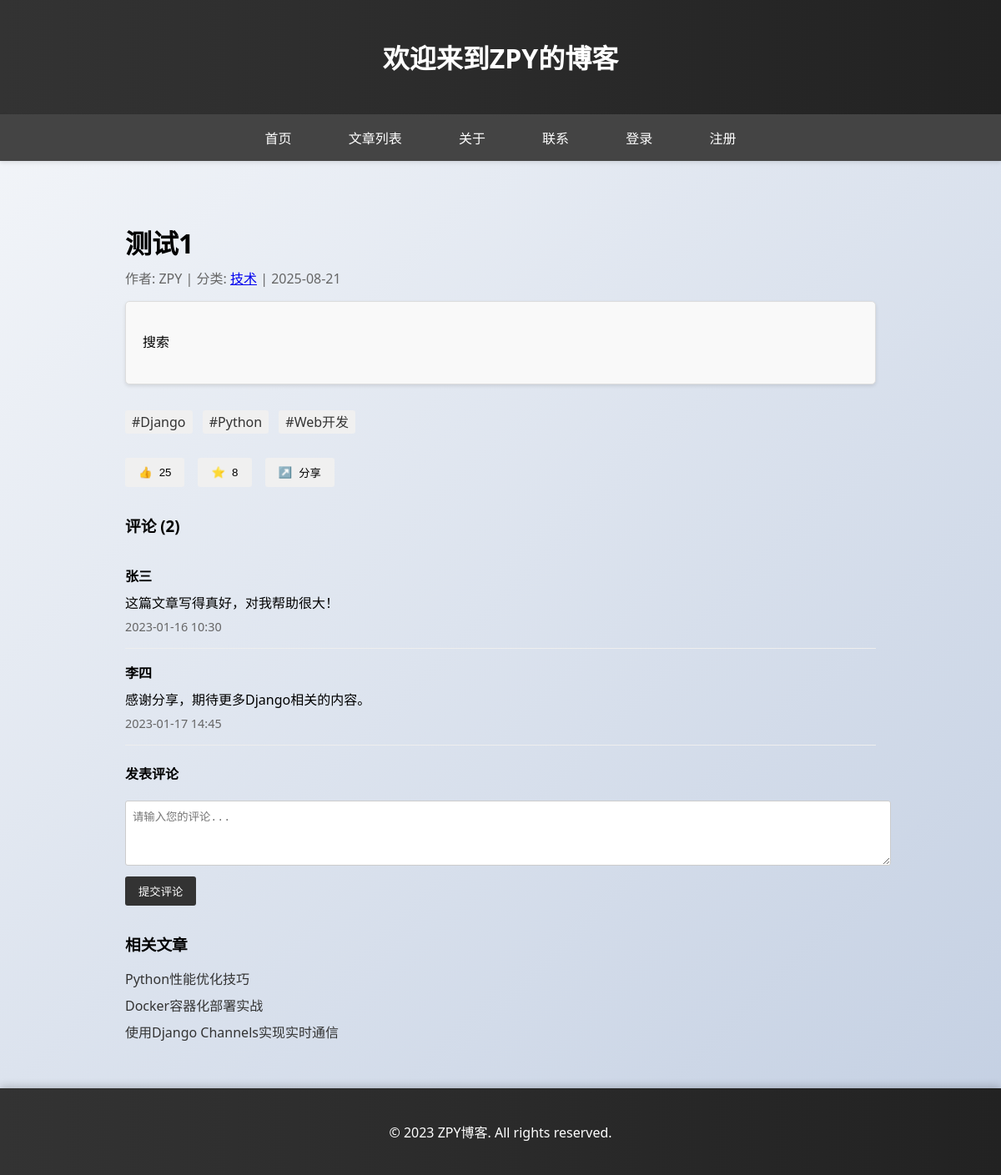
The app's page /post/2/ with its own data.
### blog/models.py (models this page shows, shortened)
class Post(models.Model):
    title = models.CharField(max_length=200)
    content = models.TextField()
    created_at = models.DateTimeField(auto_now_add=True)
    author = models.ForeignKey(User, on_delete=models.CASCADE, default=1)  # 添加author字段，默认值为1

### blog/views.py (the view)
# urls.py: path('post/<int:post_id>/', views.post_detail, name='post_detail'),
def post_detail(request, post_id):
    post = get_object_or_404(Post, id=post_id)
    return render(request, 'blog/post_detail.html', {'post': post})

### blog/templates/blog/post_detail.html (shortened to what this page needs)
<!DOCTYPE html>
<html lang="zh">
<head>
</head>
<body>
    <header>
        <h1>欢迎来到ZPY的博客</h1>
    </header>
    <nav>
        <a href="/">首页</a>
        <a href="/posts/">文章列表</a>
        <a href="/about/">关于</a>
        <a href="/contact/">联系</a>
        {% if user.is_authenticated %}
            <a href="/create/">创建文章</a>
        {% else %}
            <a href="/login/">登录</a>
            <a href="/register/">注册</a>
        {% endif %}
    </nav>
    <div class="container">
        <article>
            <div class="post-header">
                <h1 class="post-title">{{ post.title }}</h1>
                <div class="post-meta">
                    <span>作者: ZPY</span> |
                    <span>分类: <a href="/category/tech/">技术</a></span> |
                    <span>{{ post.created_at|date:"Y-m-d" }}</span>
                </div>
            </div>
            <div class="post-content">
                <p>{{ post.content }}</p>
            </div>
            <div class="post-tags">
                <a href="/tag/django/">#Django</a>
                <a href="/tag/python/">#Python</a>
                <a href="/tag/web/">#Web开发</a>
            </div>
            <div class="post-actions">
                <button id="like-btn" class="action-btn">
                    <span>👍</span>
                    <span id="like-count">25</span>
                </button>
                <button id="collect-btn" class="action-btn">
                    <span>⭐</span>
                    <span id="collect-count">8</span>
                </button>
                <button id="share-btn" class="action-btn">
                    <span>↗️</span>
                    <span>分享</span>
                </button>
            </div>
        </article>
        <div class="comments">
            <h3>评论 (2)</h3>
            <div class="comment">
                <div class="comment-author">张三</div>
                <div class="comment-content">这篇文章写得真好，对我帮助很大！</div>
                <div class="comment-date">2023-01-16 10:30</div>
            </div>
            <div class="comment">
                <div class="comment-author">李四</div>
                <div class="comment-content">感谢分享，期待更多Django相关的内容。</div>
                <div class="comment-date">2023-01-17 14:45</div>
            </div>
            <div class="comment-form">
                <h4>发表评论</h4>
                <form id="comment-form">
                    <textarea name="content" placeholder="请输入您的评论..." rows="4" required></textarea>
                    <button type="submit">提交评论</button>
                </form>
            </div>
        </div>
        <div class="related-posts">
            <h3>相关文章</h3>
            <div class="related-post">
                <a href="#">Python性能优化技巧</a>
            </div>
            <div class="related-post">
                <a href="#">Docker容器化部署实战</a>
            </div>
            <div class="related-post">
                <a href="#">使用Django Channels实现实时通信</a>
            </div>
        </div>
    </div>
    <footer>
        <p>&copy; 2023 ZPY博客. All rights reserved.</p>
    </footer>
</body>
</html>

### blog/templates/blog/post_detail.html (style rules this page uses)
body { font-family: 'Segoe UI', Tahoma, Geneva, Verdana, sans-serif; margin: 0; padding: 0; background: linear-gradient(135deg, #f5f7fa 0%, #c3cfe2 100%); min-height: 100vh; }
header { background: linear-gradient(90deg, #333 0%, #222 100%); color: white; padding: 1.5rem; text-align: center; box-shadow: 0 2px 10px rgba(0,0,0,0.2); }
nav { background-color: #444; padding: 1rem; text-align: center; box-shadow: 0 2px 5px rgba(0,0,0,0.1); }
nav a { color: white; text-decoration: none; margin: 0 1rem; padding: 0.5rem 1rem; border-radius: 3px; transition: background-color 0.3s; }
.container { max-width: 900px; margin: 2rem auto; padding: 1rem; }
.post-header { margin-bottom: 1rem; }
.post-title { font-size: 2rem; margin-bottom: 0.5rem; }
.post-meta { color: #666; margin-bottom: 1rem; }
.post-content { line-height: 1.6; margin-bottom: 2rem; border: 1px solid #ddd; padding: 20px; background-color: #f9f9f9; border-radius: 5px; box-shadow: 0 2px 4px rgba(0,0,0,0.1); }
.post-tags { margin-bottom: 2rem; }
.post-tags a { color: #333; text-decoration: none; margin-right: 0.5rem; background-color: #f0f0f0; padding: 0.2rem 0.5rem; border-radius: 3px; }
.post-actions { display: flex; gap: 1rem; margin-bottom: 2rem; }
.action-btn { background-color: #f0f0f0; border: none; padding: 0.5rem 1rem; border-radius: 3px; cursor: pointer; display: flex; align-items: center; gap: 0.5rem; }
.comments { margin-top: 2rem; }
.comment { border-bottom: 1px solid #eee; padding: 1rem 0; }
.comment-author { font-weight: bold; }
.comment-content { margin: 0.5rem 0; }
.comment-date { color: #666; font-size: 0.9rem; }
.comment-form { margin-top: 1rem; }
.comment-form textarea { width: 100%; padding: 0.5rem; border: 1px solid #ccc; border-radius: 3px; }
.comment-form button { margin-top: 0.5rem; background-color: #333; color: white; border: none; padding: 0.5rem 1rem; border-radius: 3px; cursor: pointer; }
.related-posts { margin-top: 2rem; }
.related-posts h3 { margin-bottom: 1rem; }
.related-post { margin-bottom: 0.5rem; }
.related-post a { color: #333; text-decoration: none; }
footer { background: linear-gradient(90deg, #333 0%, #222 100%); color: white; text-align: center; padding: 1.5rem; margin-top: 2rem; box-shadow: 0 -2px 10px rgba(0,0,0,0.2); }

### records on screen
Post: title "测试1", created_at "2025-08-21", content "搜索"
